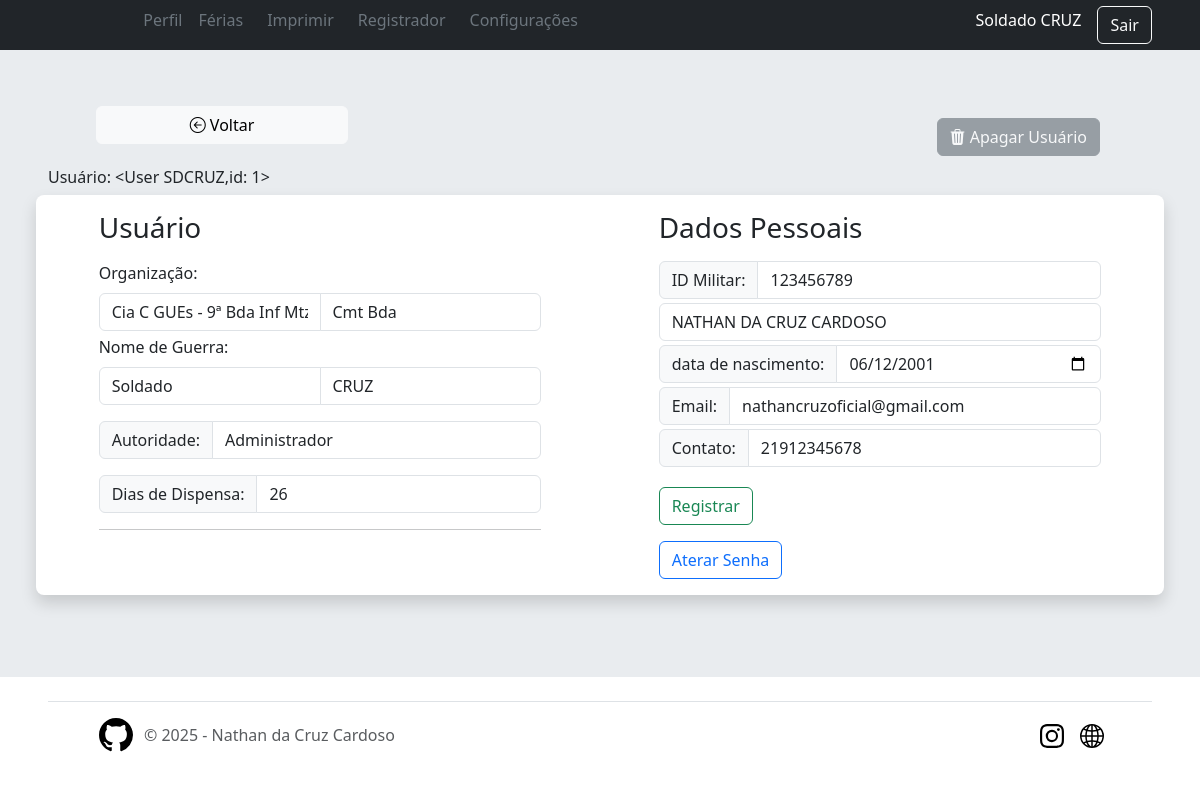
/user/edit/1 (signed in), run on an earlier commit of the app's database.
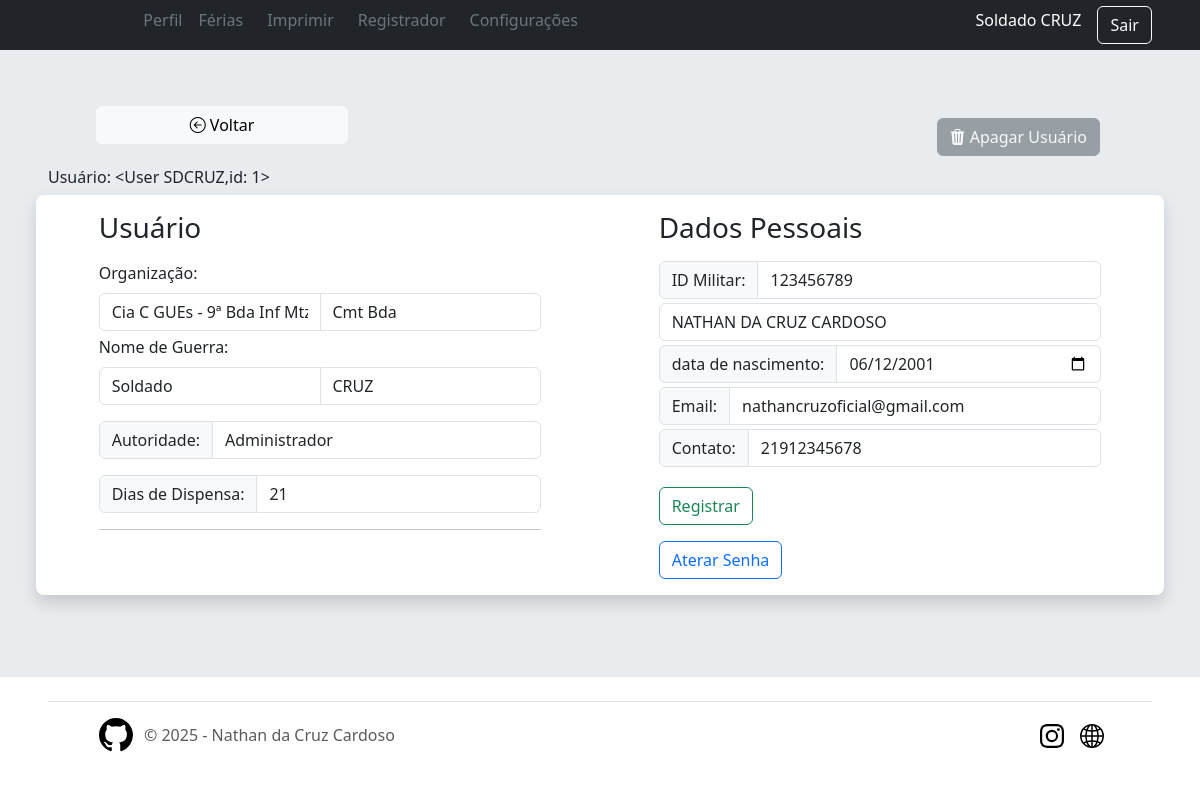
And on a later commit of the database.
### app/models/tables.py (models this page shows, shortened)
class Patente(db.Model):
    __tablename__ = 'patentes'
    id = db.Column(db.Integer, primary_key=True)
    abrev = db.Column(db.String(50), nullable=False)
    posto = db.Column(db.String(50), nullable=False)
    users = db.relationship("User",  back_populates='patente')

class User(db.Model, UserMixin):
    __tablename__ = "users"
    id = db.Column(db.Integer, primary_key=True, nullable=False)
    username = db.Column(db.String(30), nullable=False)
    password = db.Column(db.String(255), nullable=False)  # Aumentando o tamanho para suporte a hash
    military_id = db.Column(db.String(30), unique=True, nullable=False)
    nome_completo = db.Column(db.String(30), unique=True, nullable=False)
    nome_guerra = db.Column(db.String(30), nullable=False)
    data_nascimento = db.Column(db.Date, nullable=False)
    nivel = db.Column(db.Integer, nullable=False, default=0)
    dias_disp = db.Column(db.Integer, nullable=False)
    email = db.Column(db.String(30), unique=True, nullable=False)
    telefone = db.Column(db.String(30), unique=True, nullable=False)
    fg_secao_id = db.Column(db.Integer, db.ForeignKey('secoes.id'), nullable=False)
    fg_organization_id = db.Column(db.Integer, db.ForeignKey('organizacoes.id'), nullable=False)
    fg_patente_id = db.Column(db.Integer, db.ForeignKey('patentes.id'), nullable=False)
    patente = db.relationship("Patente",  back_populates='users')
    organizacao = db.relationship("Organizacao",  back_populates='users')
    secao = db.relationship("Secao",  back_populates='users')
    ferias = db.relationship("Vacation",  back_populates='user')
    def __repr__(self):
        return f"<User {self.username},id: {self.id}>"

### app/routes/user.py (the view)
@user_bp.route('/edit/<int:user_id>', methods=['GET','POST'])
@required_level(3)
def edit(user_id):
    user_atual = User.query.filter_by(id=user_id).first()  # Pegue o usuário do registro
    form = UpdateForm(obj = user_atual)
    if form.validate_on_submit():
        db_mannager.update_user(user_atual,form)
        return redirect(url_for("user.edit", user_id=user_id))
    return render_template('user/editor_user.html', user_atual=user_atual, form=form)

### app/controllers/home.py (called while the page is built)
@lm.user_loader
def load_user(user_id):
    return User.query.get(int(user_id))

### app/routes/user.py (called while the page is built)
@user_bp.before_request
@login_required
def require_login():
    pass

### app/templates/user/editor_user.html (shortened to what this page needs)
{% extends 'layouts/base.html' %}
{% block head %}
    <link href="{{ url_for('static', filename = 'css/sign-in.css')}}" rel="stylesheet" >
{% endblock %}
{% block content %}
<div class="justify-content-between hstack mx-5">
<a href="{{ url_for('user.register') }}" class="btn btn-light mb-4 w-25 " ><i class="bi bi-arrow-left-circle"></i> Voltar</a>
{% if current_user.id != user_atual.id %}
  <button type="button" class="btn btn-danger mb-4 w-25" data-bs-toggle="modal" data-bs-target="#confirmationModal" data-user-id="{{ user_atual.id }}">
    <i class="bi bi-trash3-fill "></i> Apagar Usuário
</button>
{% else %}
  <button class="btn btn-secondary m-1" disabled><i class="bi bi-trash3-fill"></i> Apagar Usuário</button>
{% endif %}
</div>
<div class="row" >
  <h6>Usuário: {{ user_atual }}</h6>
  <div class="col-12 p-3 bg-white rounded-3 shadow">
    <form action="{{ url_for('user.edit',user_id=user_atual.id) }}" method="POST">
    <div class="row-cols-1 row justify-content-around">
      <div class="col-5">
         <h1 class="h3 mb-3 fw-normal}">Usuário</h1>
        <label for="fg_organization_id" class="form-label" >Organização:</label>
        <div class="input-group mb-1">
        {{ form.fg_organization_id(class="form-control", disabled=(current_user.nivel != 3), _name="fg_organization_id ", id="fg_organization_id", placeholder="OM") }}
        {{ form.fg_secao_id(class="form-control", _name="fg_secao_id", disabled=(current_user.nivel != 3), id="fg_secao_id", placeholder="Seção") }}
        </div>
        <div class="mb-1">
          <label for="username" class="form-label">Nome de Guerra:</label>
          <div class="input-group mb-1 ">
            {{ form.fg_patente_id(class="form-control",disabled=(current_user.nivel != 3), _name="fg_patente_id", id="fg_patente_id", placeholder="p/g") }}
            {{ form.nome_guerra(class="form-control  text-uppercase",disabled=(current_user.nivel != 3),_name="nome_guerra", id="nome_guerra", placeholder="Nome de Guerra") }}
          </div>
        </div>
        <div class="input-group mt-3 mb-1">
          <label class="input-group-text"  for="nivel">Autoridade:</label>
          {{ form.nivel(class="form-control",disabled=(current_user.nivel != 3), _name="nivel", id="nivel", placeholder="senha") }}
        </div>
        <div class="input-group mt-3 mb-1">
          <label class="input-group-text"  for="dias_disp">Dias de Dispensa:</label>
          {{ form.dias_disp(class="form-control",disabled=(current_user.nivel != 3), _name="dias_disp", id="dias_disp", placeholder="dias_disp") }}
        </div>
      <hr>
      </div>
        <div class="col-5">
        <h1 class="h3 mb-3 fw-normal">Dados Pessoais</h1>
        <div class="input-group mb-1">
        <label class="input-group-text" for="Data de Nascimento">ID Militar:</label>
        {{ form.military_id(class="form-control",disabled=(current_user.nivel != 3), _name="military_id", id="military_id", placeholder="Identidade Militar") }}
        </div>
        {{ form.nome_completo(class="mb-1 form-control text-uppercase",disabled=(current_user.nivel != 3), _name="nome_completo", id="nome_completo", placeholder="Nome Completo") }}
        <div class="input-group mb-1">
          <label class="input-group-text" for="Data de Nascimento">{{ form.data_nascimento.label }}:</label>
        {{ form.data_nascimento(class="form-control", disabled=(current_user.nivel != 3), _name="data_nascimento", id="data_nascimento", placeholder="senha") }}
        </div>
        <div class="input-group mb-1">
          <label class="input-group-text" for="email">Email:</label>
          {{ form.email(class="form-control text-lowercase", _name="email", id="email", placeholder="@email.com") }}
        </div>
        <div class="input-group mb-1">
          <label class="input-group-text" for="telefone">Contato:</label>
          {{ form.telefone(class="form-control", _name="telefone", id="telefone", placeholder="21912345678") }}
        </div>
        <div class="">
          {{ form.submit(class="btn btn-outline-success my-3") }}
        </div>
        <a href="{{ url_for('user.nova_senha',user_id=user_atual.id )}}" class="btn btn-outline-primary">Aterar Senha</a>
        </form>
      </div>
  </div>
  </div>
{% endblock %}

### app/templates/layouts/base.html (shortened to what this page needs)
<!DOCTYPE html>
<html lang="pt-br">
<head>
    <link href="https://cdn.jsdelivr.net/npm/bootstrap@5/dist/css/bootstrap.min.css" rel="stylesheet">
    <link href="{{ url_for('static', filename = 'css/sticky-footer.css')}}" rel="stylesheet" >
    <link href="{{ url_for('static', filename = 'css/sign-in.css')}}" rel="stylesheet" >
    <link rel="stylesheet" href="https://cdn.jsdelivr.net/npm/bootstrap-icons@1/font/bootstrap-icons.css">
    {% block head %}
    {% endblock %}
</head>
    <body class="d-flex flex-column min-vh-100">
            {% include "shared/header.html" %}
            {% include "shared/flashes.html" %}
            <div class="bg-body-secondary flex-grow-1 p-5">
            {% block content %}{% endblock %}
            {% include "shared/footer.html" %}
    </body>
</html>

### app/templates/shared/header.html (shortened to what this page needs)
<header class="text-bg-dark shadow">
  <div class="container-fluid">
    <div class="row mx-3 align-items-center">
      <div class="col-1 p-2 order-1">
      </div>
      {% if current_user.is_authenticated %}
      <div class="col-12 col-md-8 order-md-3 order-4 ">
        {% include 'layouts/navbar.html' %}
      </div>
      <div class="col-md-3 col-11 hstack order-3 accordion justify-content-end">
        <h6 class="me-3" role="search">{{ current_user.patente.posto + " " + current_user.nome_guerra }}</h6>
        <a href="{{ url_for('user.logout') }}" class="btn btn-outline-light me-2">Sair</a>
      </div>
      {% endif %}
    </div>
  </div>
</header>

### app/templates/layouts/navbar.html
<ul class="nav nav-underline mb-2 justify-content-md-start justify-content-center pe-auto">
  <li><a href="{{ url_for('user.home') }}" class="nav-link ms-2 {% if request.endpoint == 'user.home' %}text-white{% else %}text-secondary{% endif %}">Perfil</a></li>
  {% if current_user.nivel >= 2 %}
    <li><a href="{{ url_for('user.ferias') }}" class="nav-link {% if request.endpoint == 'user.ferias' %}text-white{% else %}text-secondary{% endif %}">Férias</a></li>
     <li><a href="{{ url_for('user.imprimir') }}" class="nav-link ms-2 {% if request.endpoint == 'user.imprimir' %}text-white{% else %}text-secondary{% endif %}">Imprimir</a></li>
  {% endif %}
  {% if current_user.nivel >= 3 %}
    <li><a href="{{ url_for('user.register') }}" class="nav-link ms-2 {% if request.endpoint == 'user.register' %}text-white{% else %}text-secondary{% endif %}">Registrador</a></li>
    <li><a href="{{ url_for('user.config') }}" class="nav-link ms-2 {% if request.endpoint == 'user.config' %}text-white{% else %}text-secondary{% endif %}">Configurações</a></li>
  {% endif %}
</ul>

### app/templates/shared/flashes.html (shortened to what this page needs)
{% with messages = get_flashed_messages(with_categories=True) %}
<div class=" bg-body-secondary p-1 m-0">
</div>
{% endwith %}

### app/templates/shared/footer.html (shortened to what this page needs)
<div class="container-fluid px-5">
  <footer class="d-flex flex-wrap justify-content-between align-items-center py-3 pb-4 px-5 my-4 border-top">
    <div class="col-md-4 d-flex align-items-center">
      <a href="https://github.com/NathanCruzOficial" class="mb-3 me-2 mb-md-0 text-body-secondary text-decoration-none lh-1">
        <svg class="bi" width="40" height="34"><use xlink:href="#github"/></svg>
      </a>
      <span class="mb-3 mb-md-0 text-body-secondary">&copy; 2025 - Nathan da Cruz Cardoso</span>
    </div>
    <ul class="nav col-md-4 justify-content-end list-unstyled d-flex">
      <li class="ms-3"><a class="text-body-secondary" href="https://www.instagram.com/9bdainfmtz_exercito/"><svg class="bi" width="24" height="24"><use xlink:href="#instagram"/></svg></a></li>
      <li class="ms-3"><a class="text-body-secondary" href="http://www.9bdainfmtz.eb.mil.br/"><svg class="bi" width="24" height="24"><use xlink:href="#site"/></svg></a></li>
    </ul>
  </footer>
</div>

### app/static/css/sign-in.css (style rules this page uses)
html, body { height: 100%; }

What changed in the data, as far as the page shows it:
changed User "<User SDCRUZ,id: 1>": dias_disp "26" → "21"
